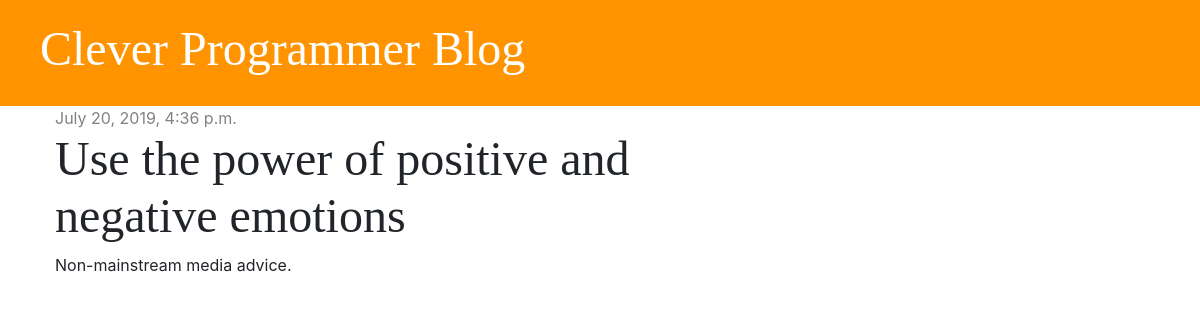
Screenshot of /post/3/ with the database file from the repository.
### blog/models.py (models this page shows, shortened)
class Post(models.Model):
    author = models.ForeignKey('auth.User', on_delete = models.CASCADE)
    title = models.CharField(max_length = 200)
    text = models.TextField()
    created_date = models.DateTimeField(default = timezone.now)
    published_date = models.DateTimeField(blank=True, null=True)

### blog/views.py (the view)
# urls.py: path('post/<int:pk>/', views.post_detail, name="post_detail")
def post_detail(request, pk):
    post = get_object_or_404(Post, pk = pk)
    stuff_for_frontend = {'post': post}
    return render(request, 'blog/post_detail.html', stuff_for_frontend)

### blog/templates/blog/post_detail.html
{% extends 'blog/base.html' %}
{% block content %}
  <div class="post">
    <div class="date">
      {% if post.published_date  %}
      <div>
          {{ post.published_date }}
      </div>
      {% endif %}
    </div>
    <h1>{{ post.title }}</h1>
    <p>{{post.text|linebreaksbr }}</p>
</div>
{% endblock %}

### blog/static/css/blog.css (style rules this page uses)
h1, h2, h3, h4 { font-family: 'Tangerine', 'Inconsolata', 'Droid Sans', serif; font-size: 48px; }
.date { color: #828282; }
.post { margin-bottom: 70px; }

### rows the page displays
Post: published_date "July 20, 2019, 4:36 p.m.", title "Use the power of positive and negative emotions", text "Non-mainstream media advice."
